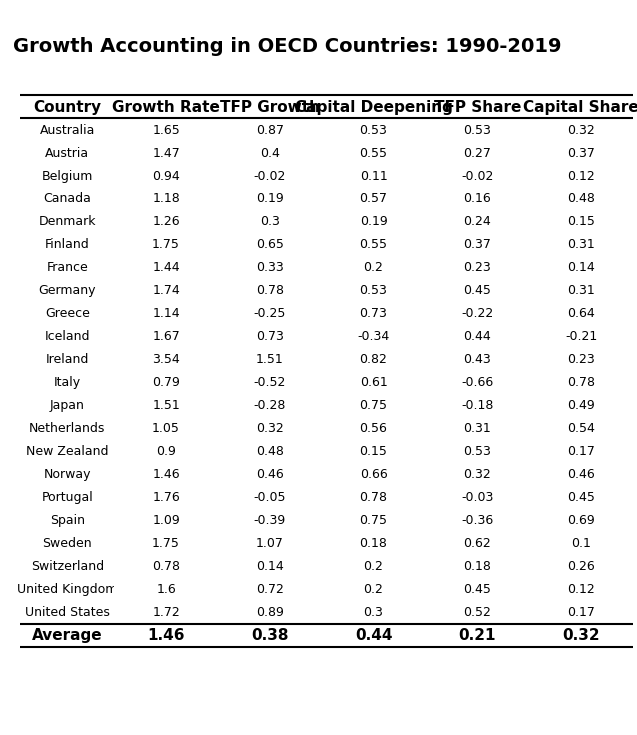

Python code for this plot:
import pandas as pd
import numpy as np
import matplotlib.pyplot as plt
pwt90 = pd.read_stata('https://www.rug.nl/ggdc/docs/pwt90.dta')

oecd_countries = [
    'Australia', 'Austria', 'Belgium', 'Canada', 'Denmark', 'Finland',
    'France', 'Germany', 'Greece', 'Iceland', 'Ireland', 'Italy', 'Japan',
    'Netherlands', 'New Zealand', 'Norway', 'Portugal', 'Spain', 'Sweden',
    'Switzerland', 'United Kingdom', 'United States'
]
data = pwt90[
    pwt90['country'].isin(oecd_countries) &
    pwt90['year'].between(1990, 2019)
]

relevant_cols = ['countrycode', 'country', 'year', 'rgdpna', 'rkna', 'pop', 'emp', 'avh', 'labsh', 'rtfpna','hc']
data = data[relevant_cols].dropna()

# Calculate additional variables
data['alpha'] = 1 - data['labsh']
data['hours'] = data['emp'] * data['avh']  # L
data['y'] = data['rgdpna'] / data['hours']  # y = Y/L
data['tfp_term'] = data['rtfpna'] #A
data['effective_hours'] = data['hc'] * data['hours']
data['k'] = data['rkna'] / data['effective_hours']  # K / (hc * L)
data['cap_term'] = (data['k']) ** (data['alpha'] )  # k^α
data = data.sort_values('year').groupby('countrycode').apply(lambda x: x.assign(
    alpha=1 - x['labsh'],
    y_n_shifted=100 * x['y'] / x['y'].iloc[0],
    tfp_term_shifted=100 * x['tfp_term'] / x['tfp_term'].iloc[0],
    cap_term_shifted=100 * x['cap_term'] / x['cap_term'].iloc[0],
)).reset_index(drop=True).dropna()


def calculate_growth_rates(country_data):

    start_year_actual = country_data['year'].min()
    end_year_actual = country_data['year'].max()

    start_data = country_data[country_data['year'] == start_year_actual].iloc[0]
    end_data = country_data[country_data['year'] == end_year_actual].iloc[0]

    years = end_data['year'] - start_data['year']

    g_y = ((end_data['y'] / start_data['y']) ** (1/years) - 1) * 100

    g_k = ((end_data['cap_term'] / start_data['cap_term']) ** (1/years) - 1) * 100

    g_a = ((end_data['tfp_term'] / start_data['tfp_term']) ** (1/years) - 1) * 100

    alpha_avg = (start_data['alpha'] + end_data['alpha']) / 2.0
    capital_deepening_contrib = alpha_avg * g_k
    tfp_growth_calculated = g_a

    tfp_share = (tfp_growth_calculated / g_y)
    cap_share = (capital_deepening_contrib / g_y)

    return {
        'Country': start_data['country'],
        'Growth Rate': round(g_y, 2),
        'TFP Growth': round(tfp_growth_calculated, 2),
        'Capital Deepening': round(capital_deepening_contrib, 2),
        'TFP Share': round(tfp_share, 2),
        'Capital Share': round(cap_share, 2)
    }


results_list = data.groupby('country').apply(calculate_growth_rates).dropna().tolist()
results_df = pd.DataFrame(results_list)

avg_row_data = {
    'Country': 'Average',
    'Growth Rate': round(results_df['Growth Rate'].mean(), 2),
    'TFP Growth': round(results_df['TFP Growth'].mean(), 2),
    'Capital Deepening': round(results_df['Capital Deepening'].mean(), 2),
    'TFP Share': round(results_df['TFP Share'].mean(), 2),
    'Capital Share': round(results_df['Capital Share'].mean(), 2)
}
results_df = pd.concat([results_df, pd.DataFrame([avg_row_data])], ignore_index=True)

print("\nGrowth Accounting in OECD Countries: 1990-2019 period")
print("="*85)
print(results_df.to_string(index=False))

# 表示する列を選択（すべての列を含める）
columns_to_display = [
    'Country',
    'Growth Rate',
    'TFP Growth',
    'Capital Deepening',
    'TFP Share',
    'Capital Share'
]
df_to_plot = results_df[columns_to_display]

# プロットのセットアップ
fig, ax = plt.subplots(figsize=(14, 8))
ax.axis('off')

# テーブルの描画
col_widths = [0.19] + [0.21] * (len(columns_to_display) - 1)

table = ax.table(cellText=df_to_plot.values,
                 colLabels=df_to_plot.columns,
                 loc='center',
                 cellLoc='center',
                 colWidths=col_widths)

table.auto_set_font_size(False)
table.set_fontsize(9)
table.scale(1, 1.5)

# タイトル
fig.text(0.02, 0.95, 'Growth Accounting in OECD Countries: 1990-2019',
         fontsize=14, fontweight='bold', ha='left', va='top')

# ヘッダー太字
for j in range(len(columns_to_display)):
    header_cell = table[0, j]
    header_cell._text.set_weight('bold')

# 'Average' 行の強調
avg_row_index = len(df_to_plot)
for j in range(len(columns_to_display)):
    cell = table[(avg_row_index, j)]
    cell._text.set_weight('bold')

# すべてのセルの境界線を非表示（まず初期化）
for (i, j), cell in table.get_celld().items():
    cell.set_edgecolor('white')
    cell.set_linewidth(0)

# ヘッダーに下線のみ
for j in range(len(columns_to_display)):
    cell = table[(0, j)]
    cell.visible_edges = 'T'  # 下だけ線を表示
    cell.set_edgecolor('black')
    cell.set_linewidth(1.5)
    cell.set_fontsize(11)
    cell.PAD = 0.1

# 'Australia' 行（インデックス1）の上に横線
australia_row_index = 1
for j in range(len(columns_to_display)):
    cell = table[(australia_row_index, j)]
    cell.visible_edges = 'T'
    cell.set_edgecolor('black')
    cell.set_linewidth(1.5)


# 'Average'行に上下線のみ
for j in range(len(columns_to_display)):
    cell = table[(avg_row_index, j)]
    cell.visible_edges = 'TB'  # 上線だけ表示（必要に応じて 'TB' で上下両方）
    cell.set_edgecolor('black')
    cell.set_linewidth(1.5)
    cell.set_fontsize(11)
    cell.PAD = 0.1

# 画像として保存
plt.savefig('growth_accounting_final_styled_table.png', bbox_inches='tight', dpi=300)
plt.show()
